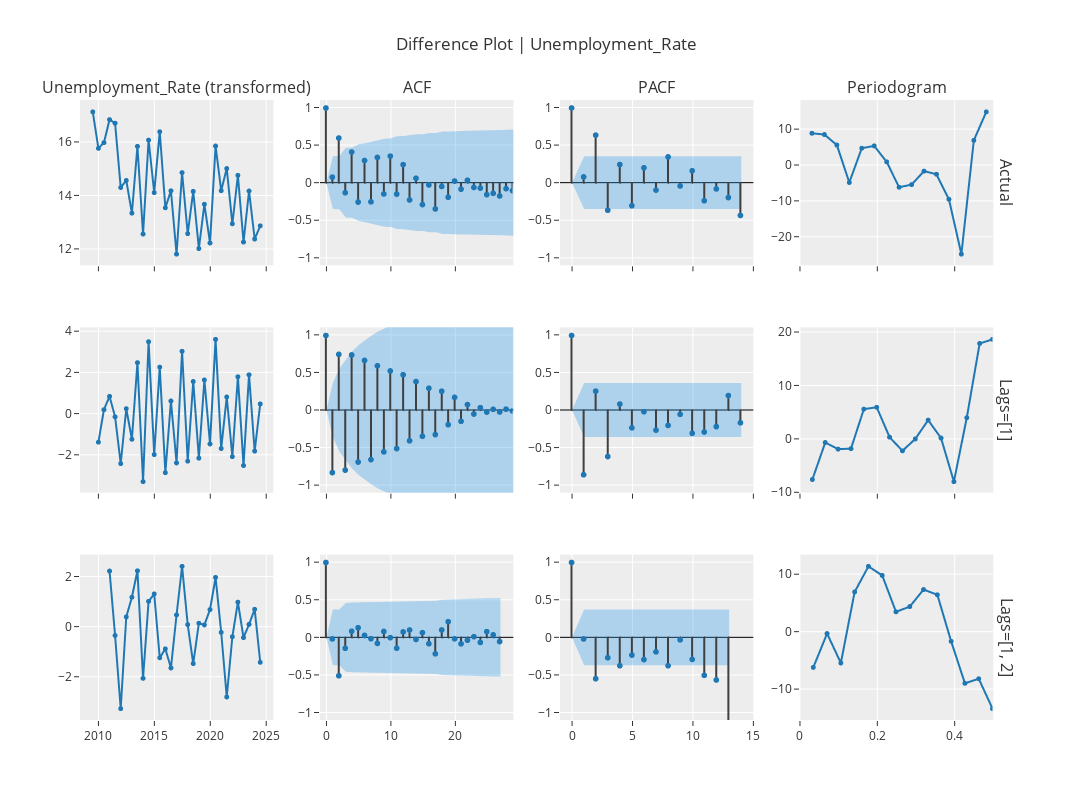

Notebook source saved alongside this figure:
### Markdown cell above
difference plot

### Code cell
exp.plot_model(
    plot="diff",
    data_kwargs={"lags_list": [[1], [1, 2]], "acf": True, "pacf": True, "periodogram": True},
    fig_kwargs={"height": 800, "width": 1500}
)
